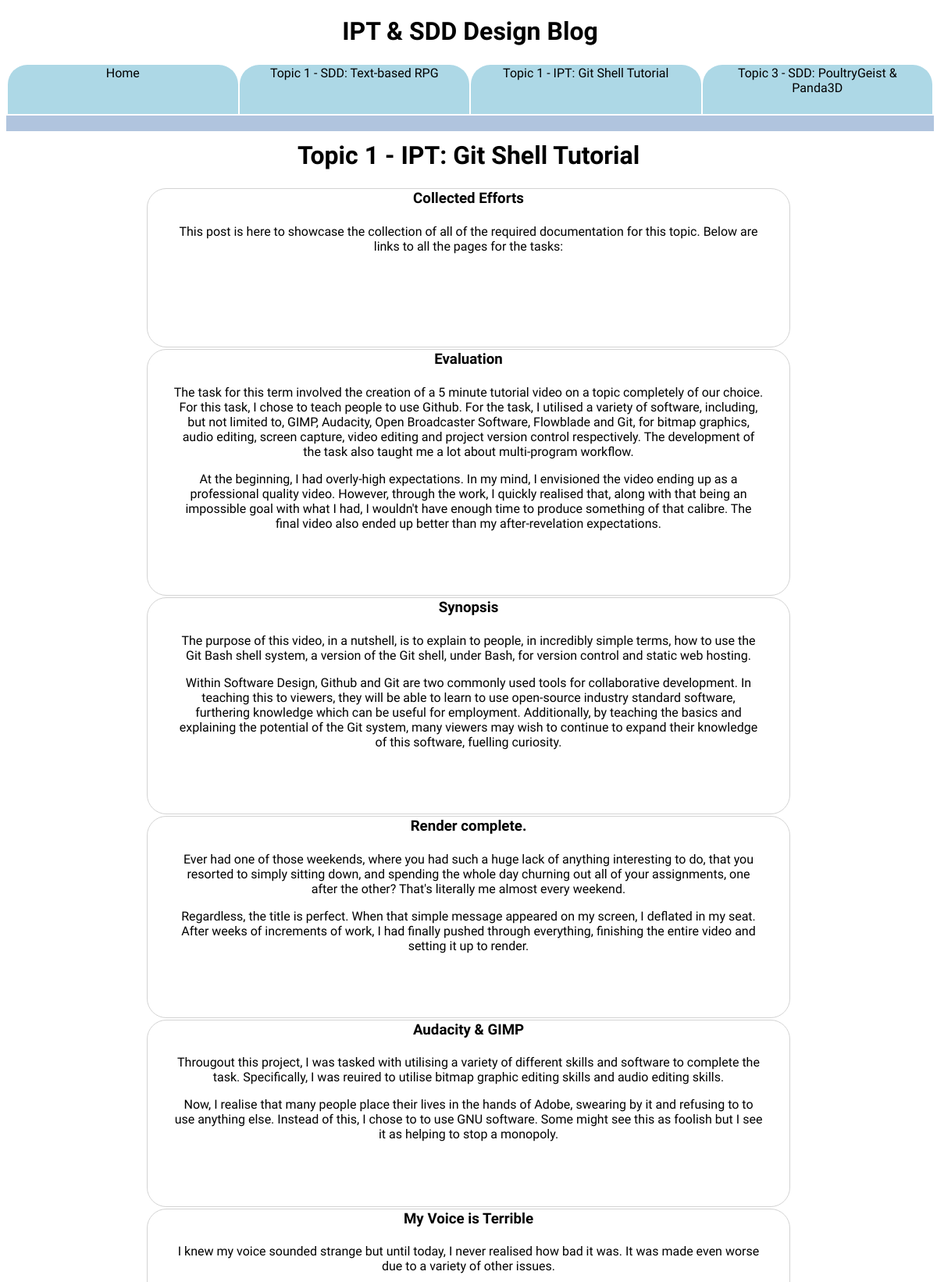
Screenshot of /topic/2 (upper part) with the database file from the repository.
### tables this page shows
CREATE TABLE topics (
  	id INTEGER NOT NULL,
  	title TEXT NOT NULL,
  	subtitle TEXT NOT NULL,
    created TEXT NOT NULL,
  	PRIMARY KEY (id)
);

CREATE TABLE posts (
  	id INTEGER NOT NULL,
  	topicid INTEGER NOT NULL,
  	title TEXT NOT NULL,
    message TEXT NOT NULL,
    created TIMESTAMP NOT NULL,
    image TEXT NOT NULL,
  	PRIMARY KEY (id),
  	FOREIGN KEY (topicid) REFERENCES topics(id) ON DELETE CASCADE
);

### School_Blog/main.py (the view)
@app.route('/topic/<topic_id>')
def topic_handler(topic_id):
	topic = Topic.get(topic_id)
	posts = Log.get_all(topic_id)
	return render_template('topic_template.html', title=topic.title+': '+topic.subtitle, posts=posts, topic=topic, topics=Topic.get_main_page())

### School_Blog/db.py (called while the page is built)
    @staticmethod
    def get_newest(tid):
        cur.execute('''SELECT * FROM posts WHERE topicid = ? ORDER BY created DESC''', (tid,))
        row = cur.fetchone()
        if row:
            id, tid, title, message, created, image = row
            return Log(eval(message), title, image, tid, id, created)

    @staticmethod
    def get_all(tid):
        logs = []
        cur.execute('''SELECT * FROM posts WHERE topicid = ? ORDER BY created DESC''', (tid,))
        for row in cur:
            id, tid, title, message, created, image = row
            logs.append( Log(eval(message), title, image, tid, id, created) )
        return logs

    @staticmethod
    def get(id):
        cur.execute('''SELECT * FROM topics WHERE id = ? ORDER BY created ASC''', (id,))
        row = cur.fetchone()
        if row:
            id, title, subtitle, date = row
            return Topic(title, subtitle, date, id)
        return None

    @staticmethod
    def get_main_page():
        cur.execute('''SELECT * FROM topics ORDER BY created''')
        topics = []
        i = 0
        for row in cur:
            if i == 3:
                break
            id, title, sub, date = row
            topics.append(Topic(title, sub, date, id))
            i += 1
        for i in range(len(topics)):
            post = Log.get_newest(topics[i].id)
            topics[i].post = post
        return topics

### School_Blog/templates/topic_template.html (shortened to what this page needs)
<!DOCTYPE html>
<html>
<head>
  <link rel="stylesheet" href="/static/css/main.css">
</head>
<body>
  <div class="header">
    <h1>IPT & SDD Design Blog</h1>
    <table>
      <tr>
        <td>
          <a href="/">Home</a>
        </td>
        {%for t in topics%}
        <td>
          <a href="/topic/{{t.id}}">{{t.title}}: {{t.subtitle}}</a>
        </td>
        {%endfor%}
      </tr>
    </table>
  </div>
  <div id="wide_body_content">
    <h1>{{topic.title}}: {{topic.subtitle}}</h1>
    <table>
    {%for post in posts%}
      <tr>
        <td class="topic">
          <a href="/post/{{post.id}}">
            <h3>{{post.title}}</h3>
            {%for line in post.text%}
              {%if post.text.index(line) < 2%}
                <p>{{line}}</p>
              {%endif%}
            {%endfor%}
          </a>
        </td>
      </tr>
    {%endfor%}
    </table>
  </div>
</body>
</html>

### School_Blog/static/css/main.css (style rules this page uses)
td { border-radius: 25px 25px 0px 0px; background-color: lightblue; width:17%; text-align: center; height: 30px; }
table { width: 100%; }
.topic { background-color: white; width:30%; text-align: center; height: 200px; margin: 4%; border: 1px solid lightgrey; border-radius: 25px; }
h3 { margin: 0; }
.header { width: 99%; position:fixed; background-color: white; top:0; border-bottom: 20px solid lightsteelblue; }
h1 { text-align:center; }
#wide_body_content { margin: 180px auto 0 auto; text-align: left; width: 70%; }
body { font-family: 'Sarpanch', sans-serif; }
a { text-decoration: none; color: black; display:block; height:100%; padding:4%; }

### rows the page displays
topics: title "Topic 1 - SDD", subtitle "Text-based RPG"
topics: title "Topic 1 - IPT", subtitle "Git Shell Tutorial"
topics: title "Topic 3 - SDD", subtitle "PoultryGeist & Panda3D"
posts: title "Collected Efforts", text "This post is here to showcase the collection of all of the required documentation for this topic. Below are links to all the pages for the tasks:"
posts: title "Evaluation", text "The task for this term involved the creation of a 5 minute tutorial video on a topic completely of our choice. For this task, I chose to teach people to use Github. For the task, I utilised a variety of software, including, but not limited to, GIMP, Audacity, Open Broadcaster Software, Flowblade and Git, for bitmap graphics, audio editing, screen capture, video editing and project version control respectively. The development of the task also taught me a lot about multi-program workflow." "At the beginning, I had overly-high expectations. In my mind, I envisioned the video ending up as a professional quality video. However, through the work, I quickly realised that, along with that being an impossible goal with what I had, I wouldn't have enough time to produce something of that calibre. The final video also ended up better than my after-revelation expectations."
posts: title "Synopsis", text "The purpose of this video, in a nutshell, is to explain to people, in incredibly simple terms, how to use the Git Bash shell system, a version of the Git shell, under Bash, for version control and static web hosting." "Within Software Design, Github and Git are two commonly used tools for collaborative development. In teaching this to viewers, they will be able to learn to use open-source industry standard software, furthering knowledge which can be useful for employment. Additionally, by teaching the basics and explaining the potential of the Git system, many viewers may wish to continue to expand their knowledge of this software, fuelling curiosity."
posts: title "Render complete.", text "Ever had one of those weekends, where you had such a huge lack of anything interesting to do, that you resorted to simply sitting down, and spending the whole day churning out all of your assignments, one after the other? That's literally me almost every weekend." "Regardless, the title is perfect. When that simple message appeared on my screen, I deflated in my seat. After weeks of increments of work, I had finally pushed through everything, finishing the entire video and setting it up to render."
posts: title "Audacity & GIMP", text "Througout this project, I was tasked with utilising a variety of different skills and software to complete the task. Specifically, I was reuired to utilise bitmap graphic editing skills and audio editing skills." "Now, I realise that many people place their lives in the hands of Adobe, swearing by it and refusing to to use anything else. Instead of this, I chose to to use GNU software. Some might see this as foolish but I see it as helping to stop a monopoly."
posts: title "My Voice is Terrible", text "I knew my voice sounded strange but until today, I never realised how bad it was. It was made even worse due to a variety of other issues."
